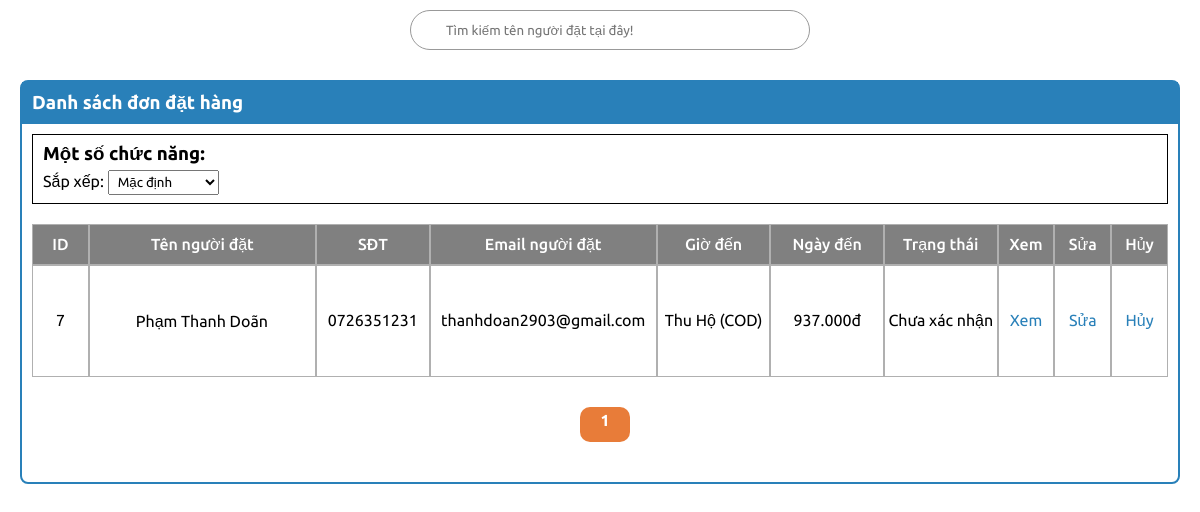
The page /admin/order.php (signed in) on the database its author committed.
### tables this page shows
CREATE TABLE `order_pro` (
  `id` int(100) NOT NULL,
  `user_id` int(100) NOT NULL,
  `email` varchar(100) NOT NULL,
  `name` varchar(100) NOT NULL,
  `sdt` varchar(100) NOT NULL,
  `address` varchar(100) NOT NULL,
  `province` varchar(100) NOT NULL,
  `district` varchar(100) NOT NULL,
  `ward` varchar(100) NOT NULL,
  `hour` time NOT NULL,
  `day` date NOT NULL,
  `methodCheck` varchar(100) NOT NULL,
  `total` int(100) NOT NULL,
  `note` varchar(1000) NOT NULL,
  `result` varchar(100) NOT NULL
);

### admin/order.php (the view, shortened to what this page needs)
<?php
include '../JDBC/config.php';
$sxCondition = "";
$sortParam = "";
$search = isset($_GET['name']) ? $_GET['name'] : "";
$per_page = !empty($_GET['per_page']) ? $_GET['per_page'] : 10;
$defaultPage = !empty($_GET['page']) ? $_GET['page'] : 1;
$offset = ($defaultPage - 1) * $per_page;
if ($search) {
    $selectMain = mysqli_query($conn, "SELECT * FROM `order_pro` WHERE `name` LIKE '%" . $search . "%' " . $sxCondition . " LIMIT " . $per_page . " OFFSET " . $offset) or die('query failed');
    $totalPro = mysqli_query($conn, "SELECT * FROM `order_pro` WHERE `name` LIKE '%" . $search . "%'");
} else {
    $selectMain = mysqli_query($conn, "SELECT * FROM `order_pro` " . $sxCondition . " LIMIT " . $per_page . " OFFSET " . $offset) or die('query failed');
}
?>
<!DOCTYPE html>
<html lang="en">
<head>
    <link rel="stylesheet" href="../CSS/adminCSS.css">
</head>
<body>
    <div class="contai">
        <div class="main">
            <div class="top">
                <div class="small-menu">
                </div>
                <div class="search">
                    <form method="get">
                        <input type="text" placeholder="Tìm kiếm tên người đặt tại đây!" name="name" value="<?= isset($_GET['name']) ? $_GET['name'] : "" ?>">
                    </form>
                </div>
                <div class="user">
                    <ion-icon name="person-circle-outline"></ion-icon>
                </div>
            </div>
            <div class="content-main">
                <div class="content-box">
                    <div class="content-box-title">
                        <h3>Danh sách đơn đặt hàng</h3>
                    </div>
                    <div class="content-box-main">
                        <div class="content-box-menu">
                            <h3>Một số chức năng: </h3>
                            <div class="cbm-main">
                                <div class="cbm-text-1">
                                    <label for="">Sắp xếp: </label>
                                    <select class="sort-box" onchange="this.options[this.selectedIndex].value && (window.location = this.options[this.selectedIndex].value);">
                                        <option <?php if (isset($_GET['field']) && $_GET['field'] == '' && isset($_GET['sort']) && $_GET['sort'] == '') { ?> selected <?php } ?> value="?<?= $sortParam ?>">Mặc định</option>
                                    </select>
                                </div>
                            </div>
                        </div>
                        <div class="content-box-pro">
                            <div class="content-box-pro-title">
                                <div class="cbpt-text">
                                    <span>ID</span>
                                </div>
                                <div class="cbpt-text bct-1">
                                    <span>Tên người đặt</span>
                                </div>
                                <div class="cbpt-text bct-2">
                                    <span>SĐT</span>
                                </div>
                                <div class="cbpt-text bct-3">
                                    <span>Email người đặt</span>
                                </div>
                                <div class="cbpt-text bct-4">
                                    <span>Giờ đến</span>
                                </div>
                                <div class="cbpt-text bct-5">
                                    <span>Ngày đến</span>
                                </div>
                                <div class="cbpt-text bct-7">
                                    <span>Trạng thái</span>
                                </div>
                                <div class="cbpt-text bct-8">
                                    <span>Xem</span>
                                </div>
                                <div class="cbpt-text bct-8">
                                    <span>Sửa</span>
                                </div>
                                <div class="cbpt-text bct-9">
                                    <span>Hủy</span>
                                </div>
                            </div>
                            <?php
                            if (mysqli_num_rows($selectMain) > 0) {
                                while ($fetch = mysqli_fetch_assoc($selectMain)) {
                            ?>
                                    <div class="content-box-pro-main">
                                        <div class="content-box-pro-1">
                                            <div class="cbp-content">
                                                <span><?php echo $fetch['id']; ?></span>
                                            </div>
                                        </div>
                                        <div class="content-box-pro-2 bcbp-1">
                                            <div class="cbp-content">
                                                <span><?php echo $fetch['name']; ?></span>
                                            </div>
                                        </div>
                                        <div class="content-box-pro-3 bcbp-2">
                                            <div class="cbp-content">
                                                <span><?php echo $fetch['sdt']; ?></span>
                                            </div>
                                        </div>
                                        <div class="content-box-pro-4 bcbp-3">
                                            <div class="cbp-content">
                                                <span><?php echo $fetch['email']; ?></span>
                                            </div>
                                        </div>
                                        <div class="content-box-pro-5 bcbp-4">
                                            <div class="cbp-content">
                                                <span><?php echo $fetch['methodCheck']; ?></span>
                                            </div>
                                        </div>
                                        <div class="content-box-pro-8 bcbp-5">
                                            <div class="cbp-content">
                                                <span><?php echo number_format($fetch['total'], 0, ",", "."); ?>đ</span>
                                            </div>
                                        </div>
                                        <div class="content-box-pro-10 bcbp-7">
                                            <div class="cbp-content">
                                                <?php
                                                if ($fetch['result'] == "Chưa xác nhận") {
                                                    echo "<a href='order.php?capNhat=" . $fetch['id'] . "' title='Click chuột để xác nhận đơn!'>" . $fetch['result'] . "</a>";
                                                } else {
                                                    echo "<span>" . $fetch['result'] . "</span>";
                                                }
                                                ?>
                                            </div>
                                        </div>
                                        <div class="content-box-pro-7 bcbp-8">
                                            <div class="cbp-content">
                                                <a href="addProduct.php?id=<?php echo $fetch['id']; ?>">Xem</a>
                                            </div>
                                        </div>
                                        <div class="content-box-pro-7 bcbp-8">
                                            <div class="cbp-content">
                                                <a href="addProduct.php?id=<?php echo $fetch['id']; ?>">Sửa</a>
                                            </div>
                                        </div>
                                        <div class="content-box-pro-6 bcbp-9">
                                            <div class="cbp-content">
                                                <a href="order.php?remove=<?php echo $fetch['id']; ?>" onclick="return confirm('Bạn muốn hủy đơn đặt bàn này?')">Hủy</a>
                                            </div>
                                        </div>
                                    </div>
                            <?php
                                }
                            };
                            ?>
                        </div>
                        <?php
                        include '../product/page.php';
                        ?>
                    </div>
                </div>
            </div>
        </div>
    </div>
</body>
</html>

### rows shown on the page
order_pro: id "7", name "Phạm Thanh Doãn", sdt "0726351231", email "thanhdoan2903@gmail.com", methodCheck "Thu Hộ (COD)", total "937.000", result "Chưa xác nhận"
